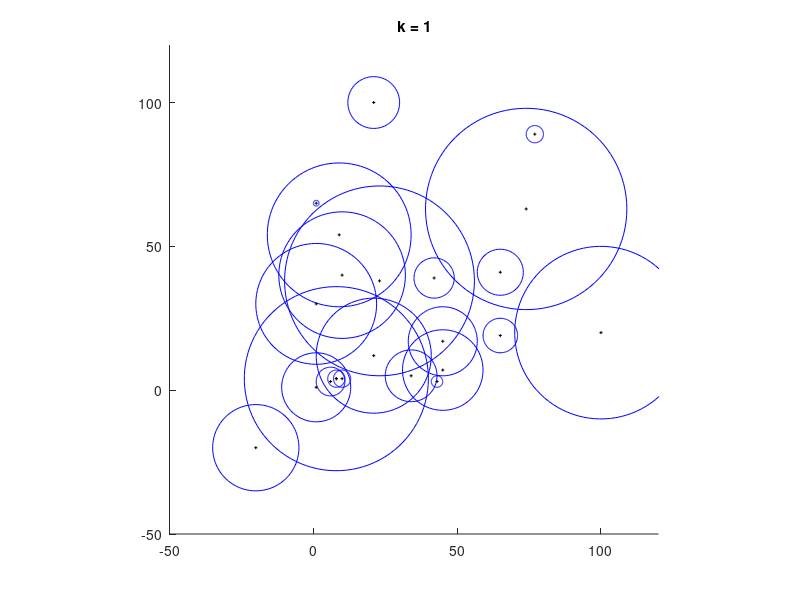

MATLAB code to generate this figure:
close all
clearvars
clc
x = [6
65
8
43
8
34
10
1
77
21
21
45
1
42
23
65
45
9
74
-20
10
100
1];
y = [3
41
4
3
4
5
4
30
89
100
12
7
65
39
38
19
17
54
63
-20
40
20
1];
raggi = [5
8
32
2
3
9
3
21
3
9
20
14
1
7
33
6
12
25
35
15
22
30
12];
% 
% [x y]
% %scatter(x(:), y(:), raggi(:).^2)
% viscircles([x y],raggi)

figure
colors = {'b','r','g','y','k'};

for k = 1:1
    % Create 5 random circles to display,
    X = x
    Y = y
    centers = [X Y];
    radii = raggi;

    % Clear the axes.
    cla

    % Fix the axis limits.
    xlim([-50 120])
    ylim([-50 120])

    % Set the axis aspect ratio to 1:1.
    axis square

    % Set a title.
    title(['k = ' num2str(k)])

    % Display the circles.
    viscircles(centers,radii,'Color',colors{k}, 'LineStyle','-','LineWidth',0.5);
    hold on
    scatter(x(:), y(:),5,'k','+')
    % Pause for 1 second.
    pause(1)
end
